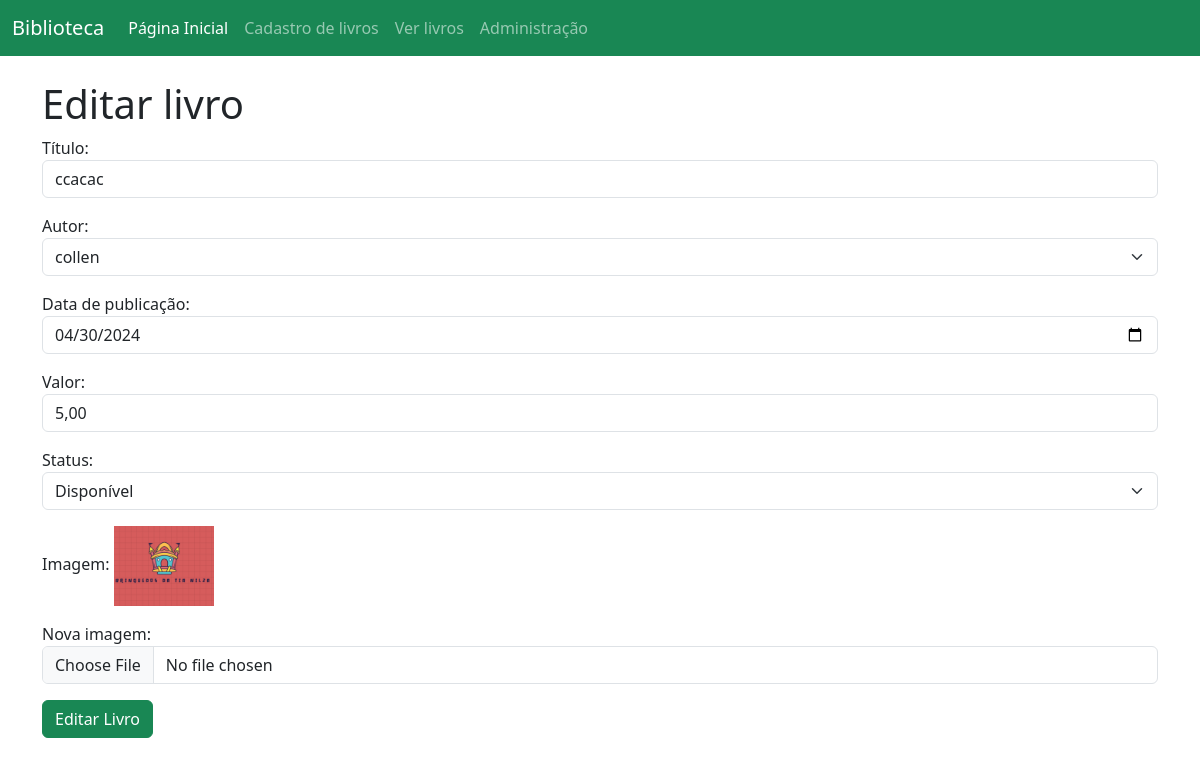
The app's page /biblioteca/editar/17/ with its own data.
### app/models.py (models this page shows, shortened)
class Livro(models.Model):
    titulo = models.CharField(max_length=255) # Atributo titulo da tabela Livro com tamanho máximo de 255 caracteres
    autor = models.ForeignKey(Autor, on_delete=models.CASCADE) # Atributo autor da tabela Livro do tipo ForeignKey que referencia a tabela Autor
    data_publicacao = models.DateField()
    livro_valor = models.DecimalField(decimal_places=2, max_digits=4, default=1.99) # Atributo data_publicacao da tabela Livro do tipo DateField
    status = models.BooleanField(default=True) # Atributo status da tabela Livro do tipo BooleanField com valor padrão True
    imagem = models.ImageField(upload_to='imagens/', null=True, blank=True) # Atributo imagem da tabela Livro do tipo ImageField com upload para a pasta imagens

class Autor(models.Model):
    nome = models.CharField(max_length=255) # Atributo nome da tabela Autor com tamanho máximo de 255 caracteres
    sobrenome = models.CharField(max_length=255) # Atributo sobrenome da tabela Autor com tamanho máximo de 255 caracteres
    email = models.EmailField() # Atributo email da tabela Autor do tipo EmailField

### app/views.py (the view, shortened to what this page needs)
# urls.py: path('editar/<int:id>/', editar, name='editar'), # Rota para a página de edição (Chama a função editar do arquivo views.py)
def editar(request, id):
    livro = Livro.objects.get(id=id) # Obtendo o livro com o ID recebido
    autores = Autor.objects.all() # Obtendo todos os autores do banco de dados
    data_publicacao_formatada = livro.data_publicacao.strftime('%Y-%m-%d') # Formatando a data de publicação do livro
    valor_formatado = str(livro.livro_valor)
    context = {
        'livro': livro,
        'autores': autores,
        'data_publicacao_formatada': data_publicacao_formatada,
        'valor_formatado': valor_formatado,
    }
    if request.method == 'GET': # Verificando se a requisição é do tipo GET
        return render(request, 'editar_livro.html', context) # Retornando o template editar_livro.html renderizado com o contexto (livro e autores)

### app/templates/editar_livro.html (shortened to what this page needs)
{% extends 'base.html' %}
{% block conteudo-da-pagina %}
<h1>Editar livro</h1>
<form action="{% url 'editar' livro.id %}" method="post" enctype="multipart/form-data">
    <div class="mb-3">
        <label for="titulo">Título:</label>
        <input type="text" class="form-control" id="titulo" name="titulo" value="{{ livro.titulo }}">
    </div>
    <div class="mb-3">
        <label for="autor">Autor:</label>
        <select name="autor" id="autor" class="form-select">
            {% for autor in autores %}
            <option value="{{ autor.id }}" {% if autor.id == livro.autor.id %}selected{% endif %}>{{ autor.nome }}
            </option>
            {% endfor %}
        </select>
    </div>
    <div class="mb-3">
        <label for="data_publicacao">Data de publicação:</label>
        <input type="date" class="form-control" id="data_publicacao" name="data_publicacao"
            value="{{ data_publicacao_formatada }}">
    </div>
    <div class="mb-3">
        <label for="valor">Valor:</label>
        <input type="text" class="form-control" id="valor" name="valor" step="0.01" value="{{ livro.livro_valor }}">
    </div>
    <div class="mb-3">
        <label for="status">Status:</label>
        <select name="status" id="status" class="form-select">
            <option value="1" {% if livro.status %}selected{% endif %}>Disponível</option>
        </select>
    </div>
    {% if livro.imagem %}
    <div class="mb-3">
        <label for="imagem">Imagem:</label>
        <img src="{{ livro.imagem.url }}" alt="{{ livro.titulo }}" style="max-width: 100px;">
    </div>
    {% else %}
    <span class="badge text-bg-danger">Sem imagem</span>
    {% endif %}
    <div class="mb-3">
        <label for="nova_imagem">Nova imagem:</label>
        <input type="file" class="form-control" id="nova_imagem" name="nova_imagem">
    </div>
    <button type="submit" class="btn btn-success">Editar Livro</button>
</form>
{% endblock %}

### records on screen
Livro: titulo "ccacac", autor "collen", valor "5,00", status "Disponível", imagem (picture)
